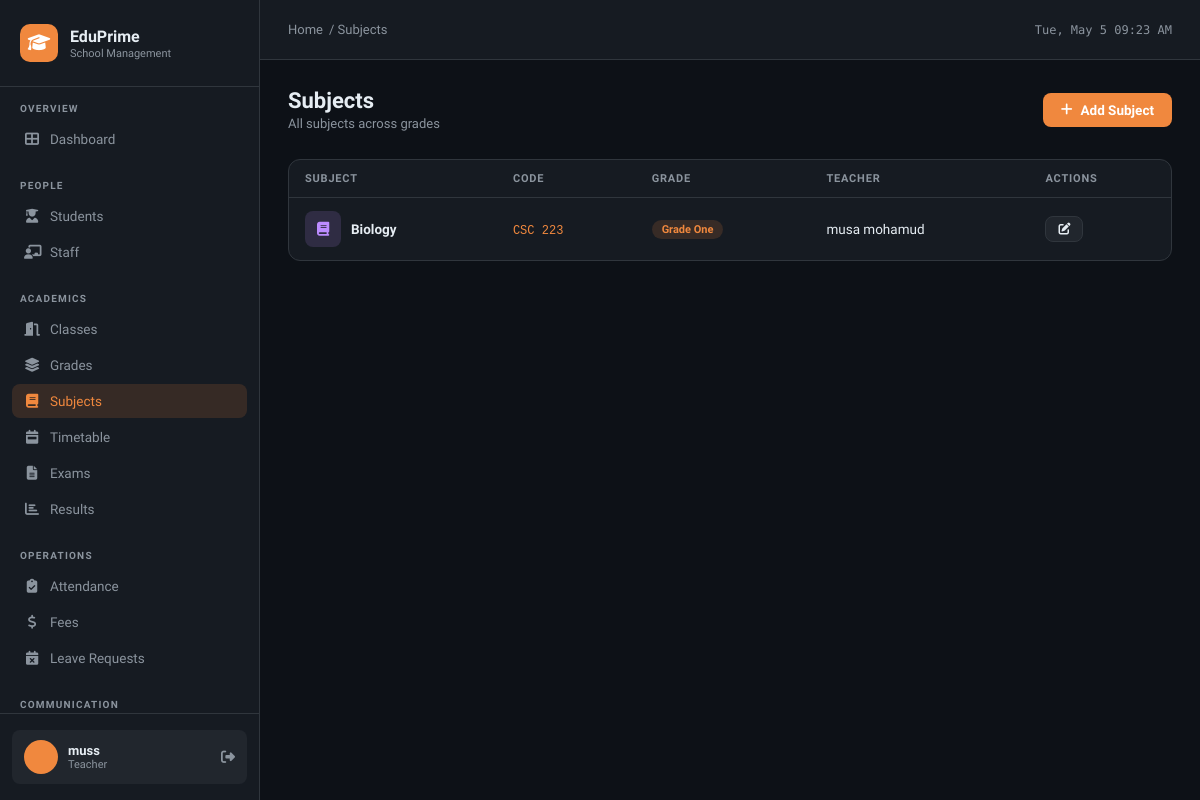
The app's page /subjects/ (signed in) with its own data.
### school/models.py (models this page shows, shortened)
class User(AbstractUser):
    ROLE_CHOICES = [
        ('admin', 'Admin'),
        ('principal', 'Principal'),
        ('teacher', 'Teacher'),
        ('accountant', 'Accountant'),
        ('parent', 'Parent'),
        ('student', 'Student'),
    ]
    role = models.CharField(max_length=20, choices=ROLE_CHOICES, default='teacher')
    phone = models.CharField(max_length=20, blank=True)
    address = models.TextField(blank=True)
    photo = models.ImageField(upload_to='users/', blank=True, null=True)

class Subject(models.Model):
    name = models.CharField(max_length=100)
    code = models.CharField(max_length=20, unique=True)
    grade = models.ForeignKey(Grade, on_delete=models.CASCADE, related_name='subjects')
    teacher = models.ForeignKey(User, on_delete=models.SET_NULL, null=True, blank=True, related_name='subjects')
    description = models.TextField(blank=True)

class Grade(models.Model):
    name = models.CharField(max_length=50)  # e.g. Grade 1
    description = models.TextField(blank=True)

### school/views.py (the view)
# urls.py: path('subjects/', views.subject_list, name='subject_list'),
@login_required
def subject_list(request):
    subjects = Subject.objects.select_related('grade', 'teacher').all()
    return render(request, 'school/subject_list.html', {'subjects': subjects})

### school/templates/school/subject_list.html (shortened to what this page needs)
{% extends 'school/base.html' %}
{% block breadcrumb %}<a href="{% url 'dashboard' %}">Home</a> / Subjects{% endblock %}
{% block content %}
<div class="page-header">
  <div><div class="page-title">Subjects</div><div class="page-subtitle">All subjects across grades</div></div>
  <a href="{% url 'subject_add' %}" class="btn btn-primary"><i class="fas fa-plus"></i> Add Subject</a>
</div>
<div class="card">
  <div class="table-wrap">
    <table>
      <thead><tr><th>Subject</th><th>Code</th><th>Grade</th><th>Teacher</th><th>Actions</th></tr></thead>
      <tbody>
        {% for subject in subjects %}
        <tr>
          <td>
            <div style="display:flex;align-items:center;gap:10px;">
              <div style="width:36px;height:36px;border-radius:8px;background:rgba(188,140,255,.15);display:flex;align-items:center;justify-content:center;font-size:14px;color:var(--purple);"><i class="fas fa-book"></i></div>
              <strong>{{ subject.name }}</strong>
            </div>
          </td>
          <td><code style="font-size:12px;color:var(--accent);">{{ subject.code }}</code></td>
          <td><span class="badge badge-orange">{{ subject.grade.name }}</span></td>
          <td>{{ subject.teacher.get_full_name|default:"<span style='color:var(--text2)'>Not assigned</span>" }}</td>
          <td>
            <a href="{% url 'subject_edit' subject.pk %}" class="btn btn-sm btn-secondary"><i class="fas fa-edit"></i></a>
          </td>
        </tr>
        {% empty %}
        <tr><td colspan="5"><div class="empty-state"><i class="fas fa-book"></i><p>No subjects added yet</p></div></td></tr>
        {% endfor %}
      </tbody>
    </table>
  </div>
</div>
{% endblock %}

### school/templates/school/base.html (shortened to what this page needs)
<!DOCTYPE html>
<html lang="en">
<head>
<link rel="stylesheet" href="https://cdnjs.cloudflare.com/ajax/libs/font-awesome/6.5.0/css/all.min.css">
</head>
<body>
{% if user.is_authenticated %}
<aside class="sidebar">
  <div class="sidebar-logo">
    <div class="logo-icon"><i class="fas fa-graduation-cap"></i></div>
    <div>
      <div class="logo-text">EduPrime</div>
      <div class="logo-sub">School Management</div>
    </div>
  </div>
  <nav class="sidebar-nav">
    <div class="nav-section">
      <div class="nav-label">Overview</div>
      <a href="{% url 'dashboard' %}" class="nav-item {% if request.resolver_match.url_name == 'dashboard' %}active{% endif %}">
        <i class="fas fa-th-large"></i> Dashboard
      </a>
    </div>
    <div class="nav-section">
      <div class="nav-label">People</div>
      <a href="{% url 'student_list' %}" class="nav-item {% if 'student' in request.resolver_match.url_name %}active{% endif %}">
        <i class="fas fa-user-graduate"></i> Students
      </a>
      <a href="{% url 'staff_list' %}" class="nav-item {% if 'staff' in request.resolver_match.url_name %}active{% endif %}">
        <i class="fas fa-chalkboard-teacher"></i> Staff
      </a>
    </div>
    <div class="nav-section">
      <div class="nav-label">Academics</div>
      <a href="{% url 'class_list' %}" class="nav-item {% if 'class' in request.resolver_match.url_name %}active{% endif %}">
        <i class="fas fa-door-open"></i> Classes
      </a>
      <a href="{% url 'grade_list' %}" class="nav-item {% if 'grade' in request.resolver_match.url_name %}active{% endif %}">
        <i class="fas fa-layer-group"></i> Grades
      </a>
      <a href="{% url 'subject_list' %}" class="nav-item {% if 'subject' in request.resolver_match.url_name %}active{% endif %}">
        <i class="fas fa-book"></i> Subjects
      </a>
      <a href="{% url 'timetable_list' %}" class="nav-item {% if 'timetable' in request.resolver_match.url_name %}active{% endif %}">
        <i class="fas fa-calendar-week"></i> Timetable
      </a>
      <a href="{% url 'exam_list' %}" class="nav-item {% if 'exam' in request.resolver_match.url_name %}active{% endif %}">
        <i class="fas fa-file-alt"></i> Exams
      </a>
      <a href="{% url 'result_list' %}" class="nav-item {% if 'result' in request.resolver_match.url_name %}active{% endif %}">
        <i class="fas fa-chart-bar"></i> Results
      </a>
    </div>
    <div class="nav-section">
      <div class="nav-label">Operations</div>
      <a href="{% url 'attendance_list' %}" class="nav-item {% if 'attendance' in request.resolver_match.url_name %}active{% endif %}">
        <i class="fas fa-clipboard-check"></i> Attendance
      </a>
      <a href="{% url 'fee_list' %}" class="nav-item {% if 'fee' in request.resolver_match.url_name %}active{% endif %}">
        <i class="fas fa-dollar-sign"></i> Fees
      </a>
      <a href="{% url 'leave_list' %}" class="nav-item {% if 'leave' in request.resolver_match.url_name %}active{% endif %}">
        <i class="fas fa-calendar-times"></i> Leave Requests
      </a>
    </div>
    <div class="nav-section">
      <div class="nav-label">Communication</div>
    </div>
  </nav>
  <div class="sidebar-footer">
    <div class="user-card">
      <div class="user-avatar">{{ user.first_name|first|upper }}{{ user.last_name|first|upper }}</div>
      <div>
        <div class="user-name">{{ user.get_full_name|default:user.username }}</div>
        <div class="user-role">{{ user.role }}</div>
      </div>
      <a href="{% url 'logout' %}" class="user-logout" title="Logout"><i class="fas fa-sign-out-alt"></i></a>
    </div>
  </div>
</aside>
{% endif %}
<div class="main">
  {% if user.is_authenticated %}
  <header class="topbar">
    <div class="topbar-breadcrumb">
      {% block breadcrumb %}<a href="{% url 'dashboard' %}">Home</a>{% endblock %}
    </div>
    <div class="topbar-date" id="clock"></div>
  </header>
  {% endif %}
  <div class="content">
    {% block content %}{% endblock %}
  </div>
</div>
</body>
</html>

### records on screen
User: get_full_name "muss", role "Teacher"
Subject: name "Biology", code "CSC 223", grade.name "Grade One", teacher.get_full_name "musa mohamud"
